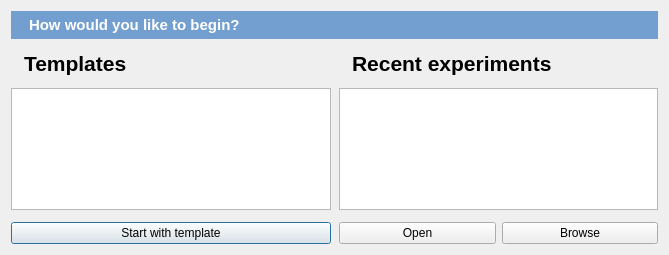
<?xml version="1.0" encoding="UTF-8"?>
<ui version="4.0">
 <class>Dialog</class>
 <widget class="QDialog" name="Dialog">
  <property name="geometry">
   <rect>
    <x>0</x>
    <y>0</y>
    <width>669</width>
    <height>255</height>
   </rect>
  </property>
  <property name="windowTitle">
   <string>New experiment</string>
  </property>
  <layout class="QVBoxLayout" name="verticalLayout_2">
   <property name="spacing">
    <number>12</number>
   </property>
   <item>
    <widget class="QWidget" name="widget_2" native="true">
     <property name="sizePolicy">
      <sizepolicy hsizetype="Preferred" vsizetype="Fixed">
       <horstretch>0</horstretch>
       <verstretch>0</verstretch>
      </sizepolicy>
     </property>
     <property name="styleSheet">
      <string notr="true">background-color: #729fcf;
color: rgb(255, 255, 255);</string>
     </property>
     <layout class="QHBoxLayout" name="horizontalLayout">
      <property name="margin">
       <number>5</number>
      </property>
      <item>
       <widget class="QLabel" name="label_start_new">
        <property name="sizePolicy">
         <sizepolicy hsizetype="Fixed" vsizetype="Preferred">
          <horstretch>0</horstretch>
          <verstretch>0</verstretch>
         </sizepolicy>
        </property>
        <property name="text">
         <string/>
        </property>
        <property name="pixmap">
         <pixmap>:/icons/experiment_large.png</pixmap>
        </property>
       </widget>
      </item>
      <item>
       <widget class="QLabel" name="label_4">
        <property name="font">
         <font>
          <pointsize>11</pointsize>
          <weight>75</weight>
          <bold>true</bold>
         </font>
        </property>
        <property name="text">
         <string>How would you like to begin?</string>
        </property>
       </widget>
      </item>
     </layout>
    </widget>
   </item>
   <item>
    <widget class="QWidget" name="widget" native="true">
     <layout class="QHBoxLayout" name="horizontalLayout_2">
      <property name="spacing">
       <number>8</number>
      </property>
      <property name="margin">
       <number>0</number>
      </property>
      <item>
       <widget class="QFrame" name="frame_2">
        <property name="frameShape">
         <enum>QFrame::NoFrame</enum>
        </property>
        <property name="frameShadow">
         <enum>QFrame::Raised</enum>
        </property>
        <layout class="QVBoxLayout" name="verticalLayout">
         <property name="spacing">
          <number>12</number>
         </property>
         <property name="margin">
          <number>0</number>
         </property>
         <item>
          <widget class="QWidget" name="widget_4" native="true">
           <layout class="QHBoxLayout" name="horizontalLayout_4">
            <property name="margin">
             <number>0</number>
            </property>
            <item>
             <widget class="QLabel" name="label">
              <property name="sizePolicy">
               <sizepolicy hsizetype="Fixed" vsizetype="Preferred">
                <horstretch>0</horstretch>
                <verstretch>0</verstretch>
               </sizepolicy>
              </property>
              <property name="text">
               <string/>
              </property>
              <property name="pixmap">
               <pixmap>:/icons/wizard_large.png</pixmap>
              </property>
              <property name="alignment">
               <set>Qt::AlignLeading|Qt::AlignLeft|Qt::AlignVCenter</set>
              </property>
             </widget>
            </item>
            <item>
             <widget class="QLabel" name="label_5">
              <property name="font">
               <font>
                <pointsize>16</pointsize>
                <weight>75</weight>
                <bold>true</bold>
               </font>
              </property>
              <property name="text">
               <string>Templates</string>
              </property>
              <property name="alignment">
               <set>Qt::AlignLeading|Qt::AlignLeft|Qt::AlignVCenter</set>
              </property>
             </widget>
            </item>
           </layout>
          </widget>
         </item>
         <item>
          <widget class="QListWidget" name="list_templates">
           <property name="alternatingRowColors">
            <bool>true</bool>
           </property>
          </widget>
         </item>
         <item>
          <widget class="QPushButton" name="button_template">
           <property name="text">
            <string>Start with template</string>
           </property>
           <property name="icon">
            <iconset>
             <normaloff>:/icons/wizard.png</normaloff>:/icons/wizard.png</iconset>
           </property>
          </widget>
         </item>
        </layout>
       </widget>
      </item>
      <item>
       <widget class="QFrame" name="frame">
        <property name="frameShape">
         <enum>QFrame::NoFrame</enum>
        </property>
        <property name="frameShadow">
         <enum>QFrame::Raised</enum>
        </property>
        <layout class="QVBoxLayout" name="verticalLayout_3">
         <property name="spacing">
          <number>12</number>
         </property>
         <property name="margin">
          <number>0</number>
         </property>
         <item>
          <widget class="QWidget" name="widget_5" native="true">
           <layout class="QHBoxLayout" name="horizontalLayout_5">
            <property name="margin">
             <number>0</number>
            </property>
            <item>
             <widget class="QLabel" name="label_6">
              <property name="sizePolicy">
               <sizepolicy hsizetype="Fixed" vsizetype="Preferred">
                <horstretch>0</horstretch>
                <verstretch>0</verstretch>
               </sizepolicy>
              </property>
              <property name="text">
               <string/>
              </property>
              <property name="pixmap">
               <pixmap>:/icons/experiment_large.png</pixmap>
              </property>
             </widget>
            </item>
            <item>
             <widget class="QLabel" name="label_2">
              <property name="font">
               <font>
                <pointsize>16</pointsize>
                <weight>75</weight>
                <bold>true</bold>
               </font>
              </property>
              <property name="text">
               <string>Recent experiments</string>
              </property>
             </widget>
            </item>
           </layout>
          </widget>
         </item>
         <item>
          <widget class="QListWidget" name="list_recent">
           <property name="alternatingRowColors">
            <bool>true</bool>
           </property>
          </widget>
         </item>
         <item>
          <widget class="QWidget" name="widget_3" native="true">
           <layout class="QHBoxLayout" name="horizontalLayout_3">
            <property name="margin">
             <number>0</number>
            </property>
            <item>
             <widget class="QPushButton" name="button_recent">
              <property name="text">
               <string>Open</string>
              </property>
              <property name="icon">
               <iconset>
                <normaloff>:/icons/browse.png</normaloff>:/icons/browse.png</iconset>
              </property>
             </widget>
            </item>
            <item>
             <widget class="QPushButton" name="button_browse">
              <property name="text">
               <string>Browse</string>
              </property>
              <property name="icon">
               <iconset>
                <normaloff>:/icons/browse.png</normaloff>:/icons/browse.png</iconset>
              </property>
             </widget>
            </item>
           </layout>
          </widget>
         </item>
        </layout>
       </widget>
      </item>
     </layout>
    </widget>
   </item>
  </layout>
 </widget>
 <resources>
  <include location="icons.qrc"/>
 </resources>
 <connections/>
</ui>
